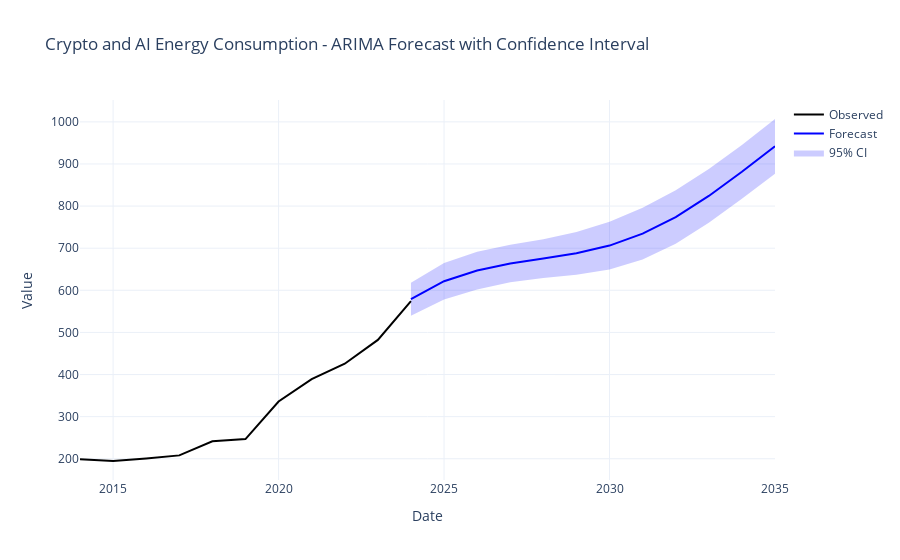

Write notebook code for a chart like this one.
### Code cell
# Create Plotly figure
fig = go.Figure()

# Observed data
fig.add_trace(go.Scatter(
    x=crypto_ai['Year'], y=crypto_ai['Total Consumption'],
    mode='lines', name='Observed',
    line=dict(color='black')
))

# Mean forecast
fig.add_trace(go.Scatter(
    x=forecast_cd['Year'], y=forecast_cd['predicted_mean'],
    mode='lines', name='Forecast',
    line=dict(color='blue')
))

# Confidence interval (as shaded area)
fig.add_trace(go.Scatter(
    x=forecast_cd['Year'].tolist() + forecast_cd['Year'].tolist()[::-1], # x for upper and then lower reversed
    y=forecast_cd['lower Total Consumption'].tolist() + forecast_cd['upper Total Consumption'].tolist()[::-1],
    fill='toself',
    fillcolor='rgba(0, 0, 255, 0.2)',
    line=dict(color='rgba(255,255,255,0)'),
    hoverinfo="skip",
    name='95% CI'
))

fig.update_layout(
    title="Crypto and AI Energy Consumption - ARIMA Forecast with Confidence Interval",
    xaxis_title="Date",
    yaxis_title="Value",
    template="plotly_white"
)

fig.show()

### Figure 1 — Plotly figure (JSON) as saved in the notebook; plotly's stock layout.template omitted (floating-point values rounded to 4 significant figures)
{"data": [{"line": {"color": "black"}, "mode": "lines", "name": "Observed", "type": "scatter", "x": [2014, 2015, 2016, 2017, 2018, 2019, 2020, 2021, 2022, 2023, 2024], "y": [198.7, 194.6, 200.7, 207.9, 241.4, 246.7, 336.0, 389.1, 425.6, 482.2, 574.4]}, {"line": {"color": "blue"}, "mode": "lines", "name": "Forecast", "type": "scatter", "x": [2024, 2025, 2026, 2027, 2028, 2029, 2030, 2031, 2032, 2033, 2034, 2035], "y": [578.8, 621.6, 646.8, 663.8, 675.3, 687.8, 706.2, 734.4, 774.0, 824.0, 881.5, 941.8]}, {"fill": "toself", "fillcolor": "rgba(0, 0, 255, 0.2)", "hoverinfo": "skip", "line": {"color": "rgba(255,255,255,0)"}, "name": "95% CI", "type": "scatter", "x": [2024, 2025, 2026, 2027, 2028, 2029, 2030, 2031, 2032, 2033, 2034, 2035, 2035, 2034, 2033, 2032, 2031, 2030, 2029, 2028, 2027, 2026, 2025, 2024], "y": [539.7, 578.3, 601.9, 619.2, 629.2, 637.0, 649.5, 673.1, 710.4, 760.2, 817.7, 876.9, 1007.0, 945.2, 887.9, 837.6, 795.8, 762.8, 738.5, 721.4, 708.4, 691.8, 664.9, 617.9]}], "layout": {"title": {"text": "Crypto and AI Energy Consumption - ARIMA Forecast with Confidence Interval"}, "xaxis": {"title": {"text": "Date"}}, "yaxis": {"title": {"text": "Value"}}}}
